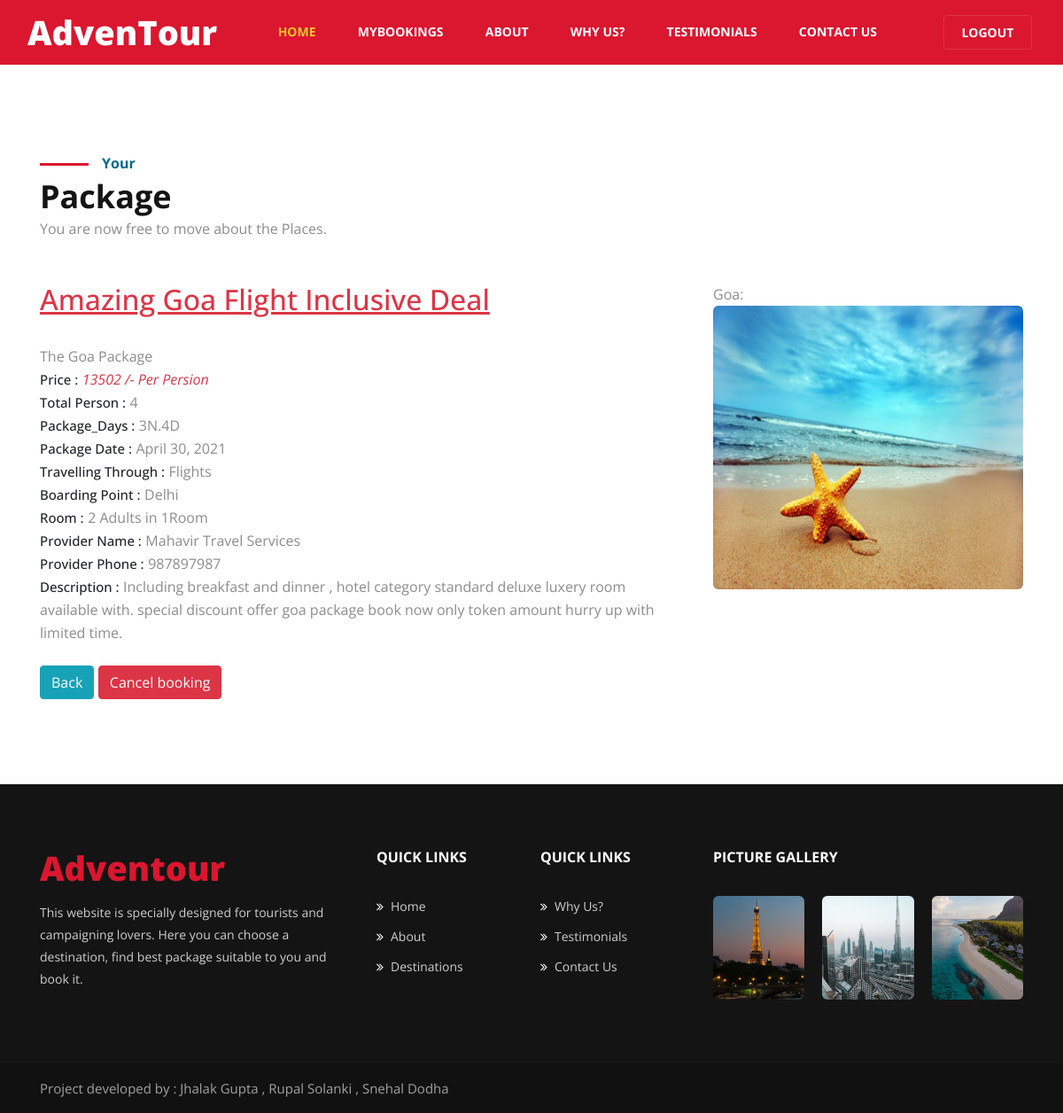
Screenshot of /mypackage/4/ (signed in) with the database file from the repository.
### Package/models.py (models this page shows, shortened)
class Booking(models.Model):
    booking_id = models.AutoField(primary_key=True)
    booking_user = models.ForeignKey(User, on_delete=models.CASCADE)
    booking_package = models.ForeignKey(Package_details, on_delete=models.CASCADE)
    booking_address = models.CharField(max_length=255)
    booking_phone = models.IntegerField()
    boarding = models.CharField(max_length=50)
    start_date = models.DateField()
    travellers = models.IntegerField()
    room_wise = models.CharField(max_length=50)

class Package_details(models.Model):
    p_id = models.AutoField(primary_key=True)
    p_title = models.CharField(max_length=80)
    p_price_per_person = models.IntegerField()
    p_package = models.ForeignKey(Packages, on_delete=models.CASCADE)
    p_package_days = models.CharField(max_length=50)
    p_travel_through = models.CharField(max_length=100)
    p_phone = models.IntegerField()
    p_provider_name = models.CharField(max_length=50)
    p_provider_address = models.CharField(max_length=120)
    p_full_package_description = models.TextField(max_length=255)
    p_package_image = models.ImageField(upload_to='Package/images')

class Packages(models.Model):
    p_id = models.AutoField(primary_key=True)
    package = models.CharField(max_length=100)
    p_image = models.ImageField(upload_to='Package/images')
    description = models.CharField(max_length=255)
    def __str__(self):
        return self.package

### Package/views.py (the view)
# urls.py: path('mypackage/<int:bid>/', views.mypackage, name="MyPackage"),
def mypackage(request, bid):
    u2 = Booking.objects.filter(booking_id=bid)
    return render(request, 'mypackage.html', {
        'b': u2[0],
    })

### Package/templates/mypackage.html (shortened to what this page needs)
{% extends 'basic.html' %}
{% load static %}
{% block body %}
{% if user.is_authenticated %}
    <section class="w3l-destinations-1">
        <div class="destionation-innf py-5">
            <div class="container py-lg-5">
            	<div class="title-content mb-5">
                    <span class="sub-title">Your</span>
                    <h3 class="hny-title mb-0">Package</h3>
                    <p>You are now free to move about the Places.</p>
                </div>
				<div class="row package-grids mt-5">
					<div class="col-md-8 posts-w3ls mt-md-0 mt-4">
						<h2 class="text-danger"><u>{{b.booking_package.p_title}}</u></h2><br>
						<p>The {{b.booking_package.p_package}} Package</p><br>
						<h5 class="mt-2">Price :</h5> <p><i class="fas fa-rupee-sign mr-2 text-danger">{{b.booking_package.p_price_per_person}} /- Per Persion</i></p><br>
						<h5 class="mt-2">Total Person :</h5> <p>{{b.travellers}}</p><br>
						<h5 class="mt-2">Package_Days :</h5> <p>{{b.booking_package.p_package_days}}</p><br>
						<h5 class="mt-2">Package Date :</h5> <p>{{b.start_date}}</p><br>
						<h5 class="mt-2">Travelling Through :</h5> <p>{{b.booking_package.p_travel_through}}</p><br>
						<h5 class="mt-2">Boarding Point :</h5> <p>{{b.boarding}}</p><br>
						<h5 class="mt-2">Room :</h5> <p>{{b.room_wise}}</p><br>
						<h5 class="mt-2">Provider Name :</h5> <p>{{b.booking_package.p_provider_name}}</p><br>
						<h5 class="mt-2">Provider Phone :</h5> <p>{{b.booking_package.p_phone}}</p><br>
						<h5 class="mt-2">Description :</h5> <p>{{b.booking_package.p_full_package_description}}</p><br>
						<br>
						<a href="/mybooking/" class="btn btn-info">Back</a>
						<a href="/cancelbooking/{{b.booking_id}}" class="btn btn-danger">Cancel booking</a>
					</div>
					<div class="col-md-4 posts-w3ls mt-md-0 mt-4">
						<div class="price-top">
							<p>{{b.booking_package.p_package}}:</p>
							<img src="{{b.booking_package.p_package_image.url}}" class="img-fluid" style="height: 40vh;" />
						</div>
					</div>
				</div>
			</div>
		</div>
	</section>
{% else %}
<h1 class="text-danger">You are not logged in...</h1>
{% endif %}
{% endblock %}

### Package/templates/mypackage.html (style rules this page uses)
h5 { font-size: 15px; margin: 0; display: inline; }
p { display: inline; }

### rows the page displays
Booking: booking_package.p_title "Amazing Goa Flight Inclusive Deal", booking_package.p_package "Goa", booking_package.p_price_per_person "13502", travellers "4", booking_package.p_package_days "3N.4D", start_date "April 30, 2021", booking_package.p_travel_through "Flights", boarding "Delhi", room_wise "2 Adults in 1Room", booking_package.p_provider_name "Mahavir Travel Services", booking_package.p_phone "987897987", booking_package.p_full_package_description "Including breakfast and dinner , hotel category standard deluxe luxery room available with. special discount offer goa package book now only token amount hurry up with limited time.", booking_package.p_package_image (picture)
